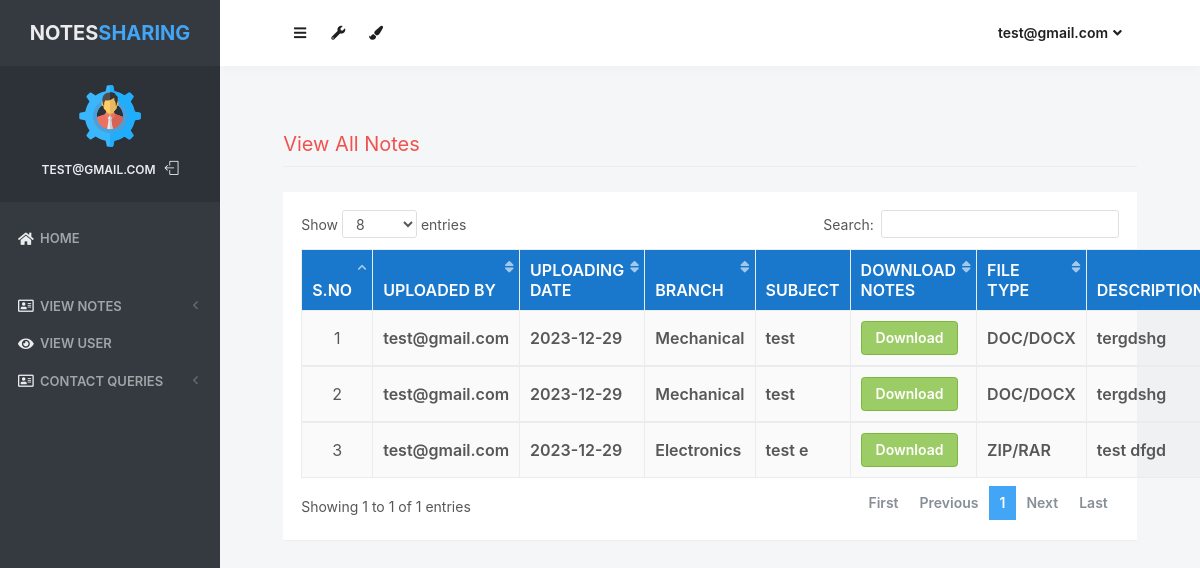
Page /all_notes (signed in) on the committed database.
### notes/models.py (models this page shows)
class Notes(models.Model):
    user = models.ForeignKey(User,on_delete=models.CASCADE)
    uploadingdate = models.CharField(max_length=30)
    branch = models.CharField(max_length=30)
    subject = models.CharField(max_length=30)
    notesfile = models.FileField(null=True)
    filetype = models.CharField(max_length=30)
    description = models.CharField(max_length=200, null=True)
    status = models.CharField(max_length=15)

### notes/views.py (the view)
# urls.py: path('all_notes', all_notes, name='all_notes'),
def all_notes(request):
    if not request.user.is_authenticated:
        return redirect('login_admin')
    notes = Notes.objects.all()
    d = {'notes':notes}
    return render(request, 'all_notes.html',d)

### templates/all_notes.html (shortened to what this page needs)
{% load static %}
<html lang="en" class="no-focus">
    <head>
        <link rel="stylesheet" href="{% static 'js/plugins/datatables/dataTables.bootstrap4.min.css' %}">
        <link rel="stylesheet" id="css-main" href="{% static 'css1/codebase.min.css' %}">
    </head>
    <body>
        <div id="page-container" class="sidebar-o sidebar-inverse side-scroll page-header-fixed main-content-narrow">
         {% include "sidebar.html" %}
            {% include "admin_nav.html" %}
            <main id="main-container">
                <div class="content">
                    <h2 class="content-heading text-danger">View All Notes</h2>
                    <div class="block">
                        <div class="block-content block-content-full">
                            <table class="table table-bordered table-striped table-vcenter js-dataTable-full-pagination" style="width:100%">
                                <thead class="text-white" style="background-color : #1977CC;">
                                    <tr>
                                        <th class="text-center">S.No</th>
                                        <th class="d-none d-sm-table-cell">Uploaded By</th>
                                        <th class="d-none d-sm-table-cell">Uploading Date</th>
                                        <th class="d-none d-sm-table-cell">Branch</th>
                                        <th class="d-none d-sm-table-cell">Subject</th>
                                        <th class="d-none d-sm-table-cell">Download Notes</th>
                                        <th class="d-none d-sm-table-cell">File Type</th>
                                        <th class="d-none d-sm-table-cell">Description</th>
                                    </tr>
                                </thead>
                                {% for i in notes %}
                                <tbody>
                                    <tr>
                                        <td class="text-center">{{forloop.counter}}</td>
                                        <td class="font-w600">{{i.user.username}}</td>
					<td class="font-w600">{{i.uploadingdate}}</td>
					<td class="font-w600">{{i.branch}}</td>
					<td class="font-w600">{{i.subject}}</td>
					<td class="font-w600"><a href="{{i.notesfile.url}}" class="btn btn-success" download>Download</a></td>
					<td class="font-w600">{{i.filetype}}</td>
					<td class="font-w600">{{i.description}}</td>
                                    </tr>
                                        {% endfor %}
                                </tbody>
                            </table>
                        </div>
                    </div>
                </div>
            </main>
        </div>
 <link rel="stylesheet" href="https://use.fontawesome.com/releases/v5.6.3/css/all.css">
    </body>
</html>

### templates/sidebar.html (shortened to what this page needs)
{% load static %}
   <nav id="sidebar">
                <div id="sidebar-scroll">
                    <div class="sidebar-content">
                        <div class="content-header content-header-fullrow px-15">
                            <div class="content-header-section text-center align-parent sidebar-mini-hidden">
                                <div class="content-header-item">
                                    <a class="link-effect font-w700" href="{% url 'admin_home' %}">
                                           <span class="font-size-xl text-dual-primary-dark">NOTES</span><span class="font-size-xl text-primary">SHARING</span>
                                    </a>
                                </div>
                            </div>
                        </div>
                        <div class="content-side content-side-full content-side-user px-10 align-parent">
                            <div class="sidebar-mini-hidden-b text-center">
                                <a class="img-link" href="">
                                    <img class="img-avatar" src="{% static 'img/avatars/admin.png' %}" alt="">
                                </a>
                                <ul class="list-inline mt-10">
                                    <li class="list-inline-item">
                                        <a class="link-effect text-dual-primary-dark font-size-xs font-w600 text-uppercase" href="{% url 'admin_home' %}">{{ request.user.username }}</a>
                                    </li>
                                    <li class="list-inline-item">
                                        <a class="link-effect text-dual-primary-dark" href="{% url 'logout' %}">
                                            <i class="si si-logout"></i>
                                        </a>
                                    </li>
                                </ul>
                            </div>
                        </div>
                        <div class="content-side content-side-full">
                            <ul class="nav-main">
                                <li class="open">
                                    <a href="{% url 'admin_home' %}"><i class="fas fa-home"></i><span class="sidebar-mini-hide">Home</span></a>
                                </li>
                                <li class="nav-main-heading"><span class="sidebar-mini-visible">UI</span></li>
                                <li>
                                    <a class="nav-submenu" data-toggle="nav-submenu"><i class="far fa-address-card"></i>View Notes</a>
                                </li>
                                <li>
                                    <a  href="{% url 'view_users' %}"><i class="fas fa-eye"></i><span class="sidebar-mini-hide">View User</span></a>
                                </li>
                                <li>
                                    <a class="nav-submenu" data-toggle="nav-submenu"><i class="far fa-address-card"></i>Contact Queries</a>
                                </li>
                           </ul>
                        </div>
                    </div>
                </div>
            </nav>

### templates/admin_nav.html (shortened to what this page needs)
{% load static %}
            <header id="page-header">
                <div class="content-header">
                    <div class="content-header-section">
                        <button type="button" class="btn btn-circle btn-dual-secondary" data-toggle="layout" data-action="sidebar_toggle">
                            <i class="fa fa-navicon"></i>
                        </button>
                        <div class="btn-group" role="group">
                            <button type="button" class="btn btn-circle btn-dual-secondary" id="page-header-options-dropdown" data-toggle="dropdown" aria-haspopup="true" aria-expanded="false">
                                <i class="fa fa-wrench"></i>
                            </button>
                        </div>
                        <div class="btn-group" role="group">
                            <button type="button" class="btn btn-circle btn-dual-secondary" id="page-header-themes-dropdown" data-toggle="dropdown" aria-haspopup="true" aria-expanded="false">
                                <i class="fa fa-paint-brush"></i>
                            </button>
                        </div>
                    </div>
                    <div class="content-header-section">
                        <div class="btn-group" role="group">
                            <button type="button" class="btn btn-rounded btn-dual-secondary" id="page-header-user-dropdown" data-toggle="dropdown" aria-haspopup="true" aria-expanded="false">
                                {{ request.user.username}}<i class="fa fa-angle-down ml-5"></i>
                            </button>
                        </div>
                    </div>
                </div>
            </header>

### rows in the picture
Notes: user.username "test@gmail.com", uploadingdate "2023-12-29", branch "Mechanical", subject "test", filetype "DOC/DOCX", description "tergdshg"
Notes: user.username "test@gmail.com", uploadingdate "2023-12-29", branch "Mechanical", subject "test", filetype "DOC/DOCX", description "tergdshg"
Notes: user.username "test@gmail.com", uploadingdate "2023-12-29", branch "Electronics", subject "test e", filetype "ZIP/RAR", description "test dfgd"

### other values in the picture
{{ request.user.username }} "TEST@GMAIL.COM"
{{ request.user.username }} "test@gmail.com"
